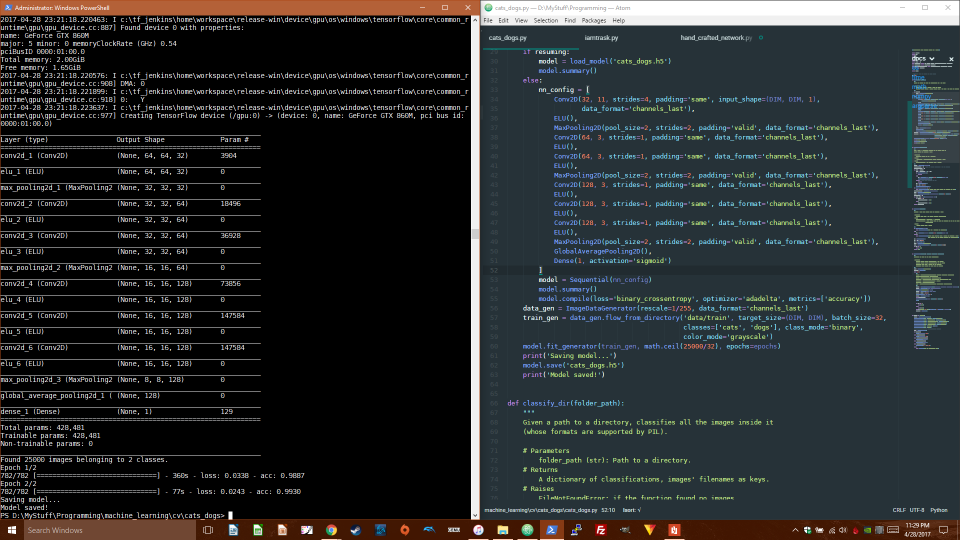
#> input picture src/legacy/keras/weird.png, 1920 x 1080 px (shown at 1/2 size); its folder holds only this picture in this run
$ python -i preprocessing.py   (imports and definitions only)
#> lines starting #> are read from the running program, lines starting #| are printed output that depends on the picture
### cats_vs_dogs/pytorch_implementation/preprocessing/imops.py
"""A collection of functions for loading and editing images as tensors."""

import os

import cv2
import numpy as np


# [29 lines left out: function valid_file, not called in this run]


def load_image(path):
    """
    Loads an image's RGB values as a tensor.

    Parameters:
        - path (str)
            - Path to the image.
    Returns:
        - A tensor.
            - Encoded in RGB.
            - Formatted in HWC.
            - Datatype is uint8.
    """
#> called with path = '../../src/legacy/keras/weird.png'
    image = cv2.imread(path)
#> image is the input picture: shape (1080, 1920, 3); mean B, G, R 44.2, 43, 39.6
    image = cv2.cvtColor(image, cv2.COLOR_BGR2RGB)
    return image


def resize_image(image,
                 rescale):
    """
    Resizes an image with bilinear interpolation.

    Parameters:
        - image (tensor)
            - Encoded in RGB.
            - Formatted in HWC.
            - Datatype is uint8.
        - rescale (list of two ints)
            - Desired [height, width].
            - e.g. [1080, 1920]
    Returns:
        - An idential tensor, with a different height/width as per rescale arg.
    """
    return cv2.resize(image, tuple(reversed(rescale)), interpolation=cv2.INTER_LINEAR)
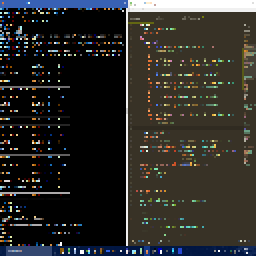
#> returned value: shape (128, 128, 3) (shown 2 times larger); mean of channels 0, 1, 2 39.1, 42.6, 43.8; drawn as B, G, R


def convert_colorspace(image,
                       colorspace):
    """
    Converts an RGB image to a different color space.

    Parameters:
        - image (tensor)
            - Encoded in RGB.
            - Formatted in HWC.
            - Datatype is uint8.
        - colorspace (str)
            - Options are: 'RGB' (unchanged), 'GRAYSCALE', 'RGB+GRAYSCALE', 'CIELAB', 'HSV'
                - 'GRAYSCALE' is computed via OpenCV's implementation.
                    - https://bit.ly/2pUL2hR
                    - Output tensors will be HxWx1 in range [0, 1].
                - 'RGB+GRAYSCALE' is simply RGB with a fourth channel—grayscale.
                    - Output tensors will be HxWx4 in range [0, 1].
                    - Grayscale is computed as per the same link above.
                - 'CIELAB' is computed via OpenCV's implementation.
                    - https://bit.ly/2pUL2hR
                    - 'L' is bounded in [0, 1]; 'A' and 'B' are in [-1, 1].
                    - The white reference point is from the D65 illuminant; shape is HxWx3.
                - 'HSV' is computed via OpenCV's implementation.
                    - https://bit.ly/2pUL2hR
                    - Output tensors will be HxWx3 in range [0, 1].
    Returns:
        - The converted tensor.
        - Still in uint8.
        - Still formatted in HWC, but may have different number of channels.
    """
#> called with colorspace = 'CIELAB'
    if colorspace == 'CIELAB':
        image = cv2.cvtColor(image, cv2.COLOR_RGB2LAB)
#> image: shape (128, 128, 3); mean of channels 0, 1, 2 44.7, 128, 126.7
    elif colorspace == 'GRAYSCALE':
        image = cv2.cvtColor(image, cv2.COLOR_RGB2GRAY)
    elif colorspace == 'RGB+GRAYSCALE':
        gray = cv2.cvtColor(image, cv2.COLOR_RGB2GRAY)
        image = np.dstack((image, gray))
    elif colorspace == 'HSV':
        image = cv2.cvtColor(image, cv2.COLOR_RGB2HSV)
    return image


def normalize_image(image,
                    current_bounds,
                    desired_bounds,
                    dtype='float32'):
    """
    Normalizes an image CHANNELWISE.
    Changes the boundaries of the interval in which the image's numerical values lie.

    Parameters:
        - image (tensor)
            - Formatted in HWC.
            - Datatype is uint8.
        - current_bounds (list of lists of two ints each)
            - e.g. For a uint8 image with 2 channels: [[0, 255], [0, 255]]
        - desired_bounds (list of lists of two ints each)
            - The desired boundaries for the new tensor.
        - dtype (str)
            - A numpy-compatible datatype.
    Returns:
        - The resulting tensor.
        - Still formatted in HWC.
        - Only difference is the datatype and range of allowed numbers.
    """
#> called with dtype = 'float32'
    image = image.astype(dtype)
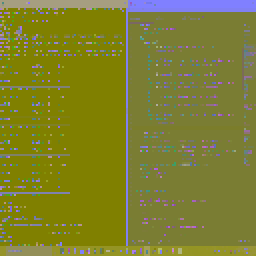
#> image: shape (128, 128, 3) float32 (shown 2 times larger); mean of channels 0, 1, 2 44.7, 128, 126.7; drawn as B, G, R
    number_of_channels = image.shape[2]
#> number_of_channels = 3
    for channel in range(0, number_of_channels):
        image[:, :, channel] += -current_bounds[channel][0]
        image[:, :, channel] /= (current_bounds[channel][1] /
                                 (desired_bounds[channel][1] - desired_bounds[channel][0]))
        image[:, :, channel] += desired_bounds[channel][0]
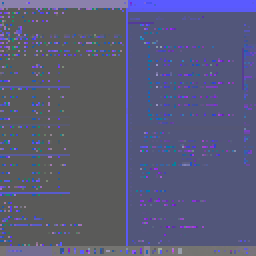
#> image: shape (128, 128, 3) float32 (shown 2 times larger); mean of channels 0, 1, 2 0.175, 0.00366, -0.00642; drawn with min black and max white
    return image

### cats_vs_dogs/pytorch_implementation/preprocessing.py
"""Provides class which implements a customizable pipeline."""

import os
import random

import cv2
import numpy as np

import imops


class ImageDataPipeline:

    """Specifies a custom pipeline object which performs a sequence of image preprocessing ops."""

    def __init__(self,
                 rescale=[128, 128],
                 colorspace='CIELAB',
                 current_bounds=[[0, 255], [0, 255], [0, 255]],
                 desired_bounds=[[0, 1], [-1, 1], [-1, 1]],
                 dtype='float32'):
        """
        Instance Attributes:
            - For each attribute, see the function(s) listed in the imops module for details.
                - rescale
                    - imops.resize_image
                - colorspace
                    - imops.convert_colorspace
                - current_bounds, desired_bounds, dtype
                    - imops.normalize_image
        """
        self.rescale = rescale
        self.colorspace = colorspace
        self.current_bounds = current_bounds
        self.desired_bounds = desired_bounds
        self.dtype = dtype

    # [142 lines left out: functions valid_file, load_image, resize_image, convert_colorspace, normalize_image, not called in this run]

    def preprocess_image(self,
                         path):
        """
        Pipeline for complete preprocessing of an image.
        Loads image, rescales it, converts colorspace, normalizes, and converts datatype.
        Finalizes by converting HWC to NHWC.

        Parameters:
            - path (str)
                - Path to the image to preprocess.
        Returns:
            - The fully preprocessed image in NHWC format.
        """
        image = imops.load_image(path)
        image = imops.resize_image(image, self.rescale)
        image = imops.convert_colorspace(image, self.colorspace)
        image = imops.normalize_image(image, self.current_bounds, self.desired_bounds,
                                      dtype=self.dtype)
        image = np.expand_dims(image, axis=0)
        return image

    # [72 lines left out: functions preprocess_directory, preprocess_classes, not called in this run]

>>> result = ImageDataPipeline().preprocess_image('../../src/legacy/keras/weird.png')
